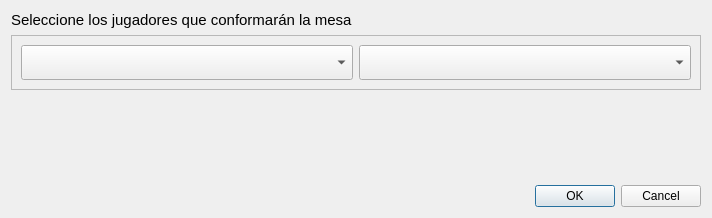
<?xml version="1.0" encoding="UTF-8"?>
<ui version="4.0">
 <class>Dialog</class>
 <widget class="QDialog" name="Dialog">
  <property name="geometry">
   <rect>
    <x>0</x>
    <y>0</y>
    <width>712</width>
    <height>218</height>
   </rect>
  </property>
  <property name="windowTitle">
   <string>Dialog</string>
  </property>
  <layout class="QVBoxLayout" name="verticalLayout">
   <item>
    <widget class="QLabel" name="label">
     <property name="font">
      <font>
       <family>Arial</family>
       <pointsize>11</pointsize>
      </font>
     </property>
     <property name="text">
      <string>Seleccione los jugadores que conformarán la mesa</string>
     </property>
    </widget>
   </item>
   <item>
    <widget class="QFrame" name="frame">
     <property name="frameShape">
      <enum>QFrame::StyledPanel</enum>
     </property>
     <property name="frameShadow">
      <enum>QFrame::Raised</enum>
     </property>
     <layout class="QHBoxLayout" name="horizontalLayout">
      <item>
       <widget class="QComboBox" name="player1">
        <property name="minimumSize">
         <size>
          <width>0</width>
          <height>35</height>
         </size>
        </property>
        <property name="font">
         <font>
          <family>Arial</family>
          <pointsize>11</pointsize>
         </font>
        </property>
       </widget>
      </item>
      <item>
       <widget class="QComboBox" name="player2">
        <property name="minimumSize">
         <size>
          <width>0</width>
          <height>35</height>
         </size>
        </property>
        <property name="font">
         <font>
          <family>Arial</family>
          <pointsize>11</pointsize>
         </font>
        </property>
       </widget>
      </item>
     </layout>
    </widget>
   </item>
   <item>
    <spacer name="verticalSpacer">
     <property name="orientation">
      <enum>Qt::Vertical</enum>
     </property>
     <property name="sizeHint" stdset="0">
      <size>
       <width>20</width>
       <height>40</height>
      </size>
     </property>
    </spacer>
   </item>
   <item>
    <widget class="QDialogButtonBox" name="buttonBox">
     <property name="orientation">
      <enum>Qt::Horizontal</enum>
     </property>
     <property name="standardButtons">
      <set>QDialogButtonBox::Cancel|QDialogButtonBox::Ok</set>
     </property>
    </widget>
   </item>
  </layout>
 </widget>
 <resources/>
 <connections>
  <connection>
   <sender>buttonBox</sender>
   <signal>accepted()</signal>
   <receiver>Dialog</receiver>
   <slot>accept()</slot>
   <hints>
    <hint type="sourcelabel">
     <x>248</x>
     <y>254</y>
    </hint>
    <hint type="destinationlabel">
     <x>157</x>
     <y>274</y>
    </hint>
   </hints>
  </connection>
  <connection>
   <sender>buttonBox</sender>
   <signal>rejected()</signal>
   <receiver>Dialog</receiver>
   <slot>reject()</slot>
   <hints>
    <hint type="sourcelabel">
     <x>316</x>
     <y>260</y>
    </hint>
    <hint type="destinationlabel">
     <x>286</x>
     <y>274</y>
    </hint>
   </hints>
  </connection>
 </connections>
</ui>
